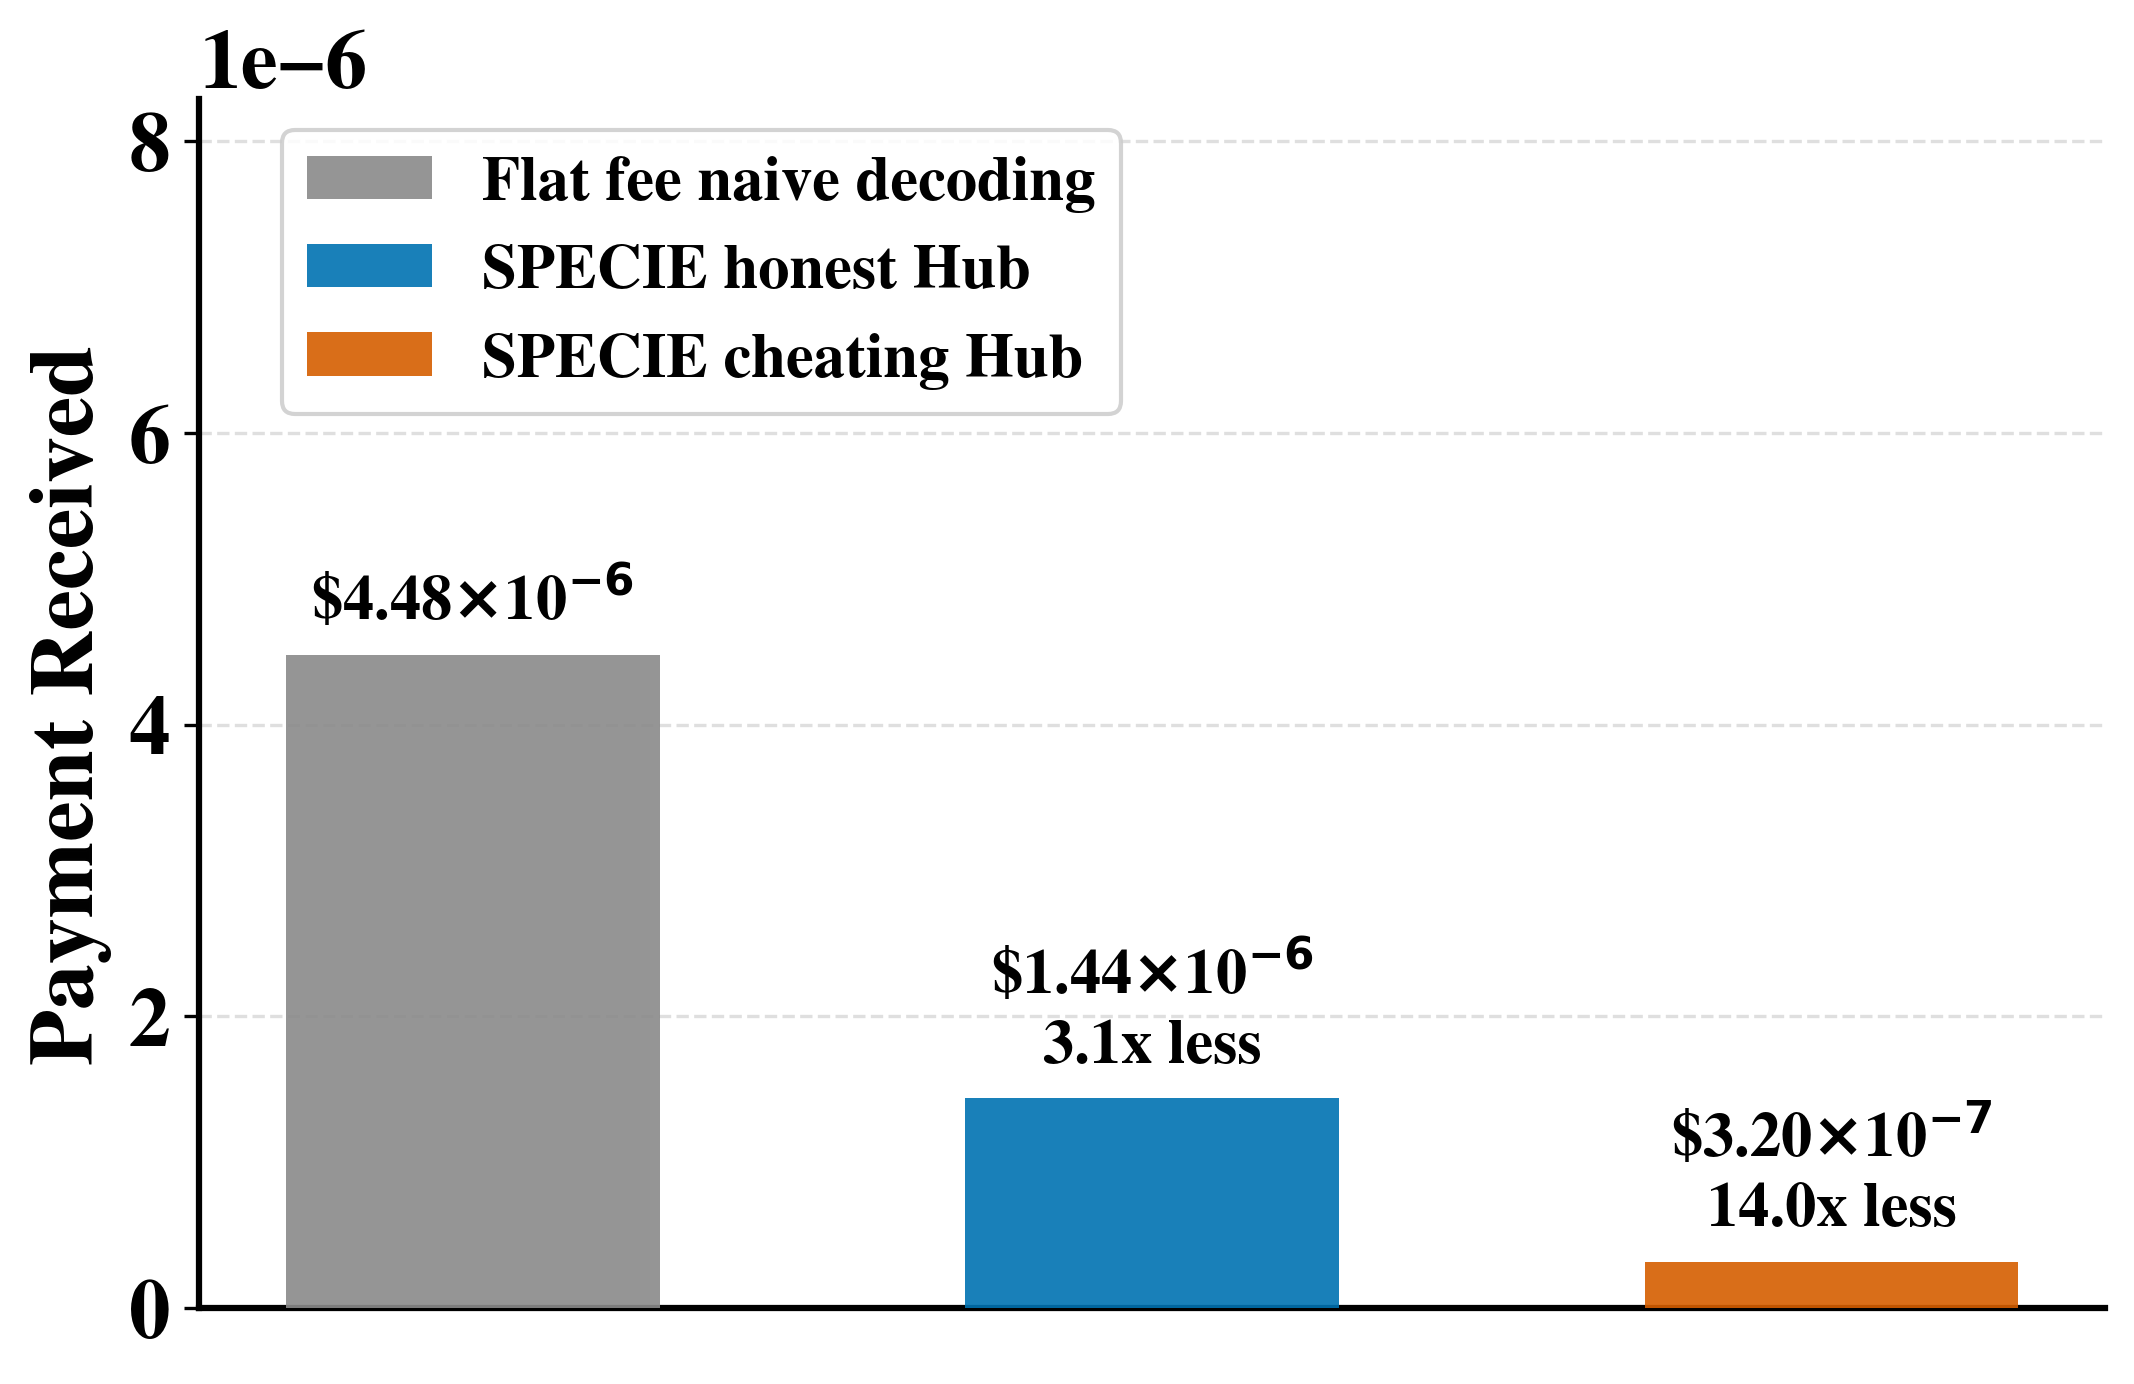

Write the Python code that produced this figure.
"""
4.3_cheating_hub_economics.py — edit-and-rerun figure generator for the
4.3_cheating_hub_economics figure (total payment received: naive flat-fee
reference vs. honest Hub vs. cheating Hub).

This does NOT read from prototype/results/ or touch any live component.
It reads only 4.3_cheating_hub_economics_data.json (sitting next to this
script) so you can freely tweak figure size / font size / colors below
and rerun in seconds, without needing the prototype's venv or GPU.

Usage:
    python 4.3_cheating_hub_economics.py
    (or: prototype/.venv/bin/python prototype_figures/4.3_cheating_hub_economics.py)

Output:
    4.3_cheating_hub_economics.png   (next to this script — same filename
    as the figure used everywhere else; never renamed, PNG only, no PDF)
"""
import json
import math
import os

import matplotlib
matplotlib.use("Agg")
import matplotlib.pyplot as plt
from matplotlib.patches import Patch

# ============================================================
#  EVERYTHING YOU'D WANT TO TRY-AND-ERROR IS IN THIS ONE BLOCK
# ============================================================

FIGURE_WIDTH_IN   = 7.0     # inches
FIGURE_HEIGHT_IN  = 4.5     # inches

FONT_FAMILY       = "serif"
FONT_NAME         = "Nimbus Roman"   # Times-New-Roman-compatible font that
                                     # actually HAS a real bold face on this
                                     # machine (fc-list | grep -i "nimbus roman").
                                     # Plain "Times New Roman" only has a
                                     # regular weight installed here, so
                                     # bold text silently falls back to
                                     # regular if you use that name instead.

BASE_FONT_SIZE    = 20       # font.size (fallback for anything not listed below)
AXIS_LABEL_SIZE   = 22       # x/y axis label text
TICK_LABEL_SIZE   = 20       # the numbers along each axis
LEGEND_FONT_SIZE  = 15       # legend entries (3 entries, long labels)
BAR_LABEL_FONT_SIZE = 15     # the "$x.xx x 10^-n" / "Nx less" text above bars

BOLD_EVERYTHING   = True     # axis labels, tick labels, legend text

GREY       = "#8A8A8A"   # naive flat-fee reference (no verification)
BLUE       = "#0072B2"   # honest hub
VERMILLION = "#D55E00"   # cheating hub

BAR_WIDTH         = 0.55
BAR_ALPHA         = 0.9

GRID_ON           = True
GRID_ALPHA        = 0.4

LEGEND_LOC             = "upper right"
LEGEND_BBOX_TO_ANCHOR  = (.50, 1.00)   # pushed above the axes; increase the
                                        # 2nd number to push it further up

YLIM_HEADROOM_MULT = 1.85   # ylim_top = naive_fee * this
LABEL_OFFSET_MULT  = 0.03   # label_offset = ylim_top * this

SAVE_DPI          = 300

# ============================================================
#  END OF TRY-AND-ERROR BLOCK — nothing below this line needs
#  editing to change how the figure looks
# ============================================================

plt.rcParams.update({
    "font.family":        FONT_FAMILY,
    "font.serif":         [FONT_NAME],
    "font.size":          BASE_FONT_SIZE,
    "font.weight":        "bold" if BOLD_EVERYTHING else "normal",
    "axes.titlesize":     BASE_FONT_SIZE,
    "axes.titleweight":   "bold" if BOLD_EVERYTHING else "normal",
    "axes.labelsize":     AXIS_LABEL_SIZE,
    "axes.labelweight":   "bold" if BOLD_EVERYTHING else "normal",
    "xtick.labelsize":    TICK_LABEL_SIZE,
    "ytick.labelsize":    TICK_LABEL_SIZE,
    "legend.fontsize":    LEGEND_FONT_SIZE,
    "legend.framealpha":  0.85,
    "figure.dpi":         200,
    "savefig.dpi":        SAVE_DPI,
    "savefig.bbox":       "tight",
    "axes.grid":          GRID_ON,
    "grid.linestyle":     "--",
    "grid.alpha":         GRID_ALPHA,
    "axes.spines.top":    False,
    "axes.spines.right":  False,
    "axes.linewidth":     1.5,
})

HERE = os.path.dirname(os.path.abspath(__file__))
DATA_PATH = os.path.join(HERE, "4.3_cheating_hub_economics_data.json")
OUT_PNG = os.path.join(HERE, "4.3_cheating_hub_economics.png")


def sci_label(v):
    """Format a small dollar amount as '$a.ab x 10^-n' using matplotlib
    mathtext superscript syntax (not Unicode superscript chars, which most
    text fonts including Nimbus Roman don't fully cover)."""
    if v == 0:
        return "$0"
    exp = math.floor(math.log10(abs(v)))
    mant = v / (10 ** exp)
    return f"\\${mant:.2f}$\\times$10$^{{{exp}}}$"


def main():
    with open(DATA_PATH) as f:
        data = json.load(f)

    price = data["price_per_token_usd"]
    honest = data["honest"]
    cheating = data["cheating"]

    honest_usd = honest["tokens_paid"] * price
    cheating_usd = cheating["tokens_paid"] * price
    naive_fee = honest["total_gamma_requested"] * price

    xs = [0, 1, 2]
    values = [naive_fee, honest_usd, cheating_usd]
    colors = [GREY, BLUE, VERMILLION]

    fig, ax = plt.subplots(figsize=(FIGURE_WIDTH_IN, FIGURE_HEIGHT_IN),
                            constrained_layout=True)
    bars = ax.bar(xs, values, color=colors, alpha=BAR_ALPHA, width=BAR_WIDTH,
                   zorder=3)
    ax.set_xticks([])   # identity carried by the legend only

    ylim_top = naive_fee * YLIM_HEADROOM_MULT
    label_offset = ylim_top * LABEL_OFFSET_MULT

    for bar, v in zip(bars, values):
        label = sci_label(v)
        if v != naive_fee:
            label += f"\n{naive_fee / v:.1f}x less"
        ax.text(bar.get_x() + bar.get_width() / 2, v + label_offset, label,
                ha="center", fontsize=BAR_LABEL_FONT_SIZE, linespacing=1.3)

    legend_handles = [
        Patch(facecolor=GREY, alpha=BAR_ALPHA, label="Flat fee naive decoding"),
        Patch(facecolor=BLUE, alpha=BAR_ALPHA, label="SPECIE honest Hub"),
        Patch(facecolor=VERMILLION, alpha=BAR_ALPHA, label="SPECIE cheating Hub"),
    ]




    ax.legend(handles=legend_handles, loc=LEGEND_LOC,
              bbox_to_anchor=LEGEND_BBOX_TO_ANCHOR, frameon=True)


    ax.set_ylabel("Payment Received")

    ax.set_ylim(0, ylim_top)

    fig.savefig(OUT_PNG, bbox_inches="tight", dpi=SAVE_DPI)
    plt.close(fig)
    print(f"Saved -> {OUT_PNG}")


if __name__ == "__main__":
    main()
